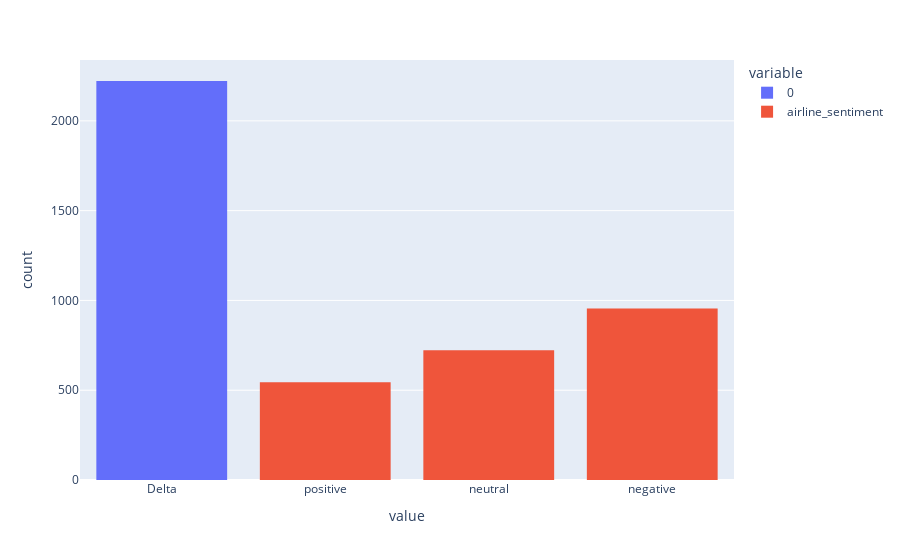

Write notebook code for a chart like this one.
### Code cell
fig0.show()

### Figure 1 — Plotly figure (JSON) as saved in the notebook; plotly's stock layout.template omitted (floating-point values rounded to 4 significant figures; data arrays with more than 128 entries replaced by an {"elided": "..."} marker saying what was removed)
{"data": [{"alignmentgroup": "True", "bingroup": "x", "hovertemplate": "variable=0<br>value=%{x}<br>count=%{y}<extra></extra>", "legendgroup": "0", "marker": {"color": "#636efa", "pattern": {"shape": ""}}, "name": "0", "offsetgroup": "0", "orientation": "v", "showlegend": true, "type": "histogram", "x": {"elided": "2222 str values"}, "xaxis": "x", "yaxis": "y"}, {"alignmentgroup": "True", "bingroup": "x", "hovertemplate": "variable=airline_sentiment<br>value=%{x}<br>count=%{y}<extra></extra>", "legendgroup": "airline_sentiment", "marker": {"color": "#EF553B", "pattern": {"shape": ""}}, "name": "airline_sentiment", "offsetgroup": "airline_sentiment", "orientation": "v", "showlegend": true, "type": "histogram", "x": {"elided": "2222 str values"}, "xaxis": "x", "yaxis": "y"}], "layout": {"barmode": "relative", "legend": {"title": {"text": "variable"}, "tracegroupgap": 0}, "margin": {"t": 60}, "xaxis": {"anchor": "y", "domain": [0, 1], "title": {"text": "value"}}, "yaxis": {"anchor": "x", "domain": [0, 1], "title": {"text": "count"}}}}
